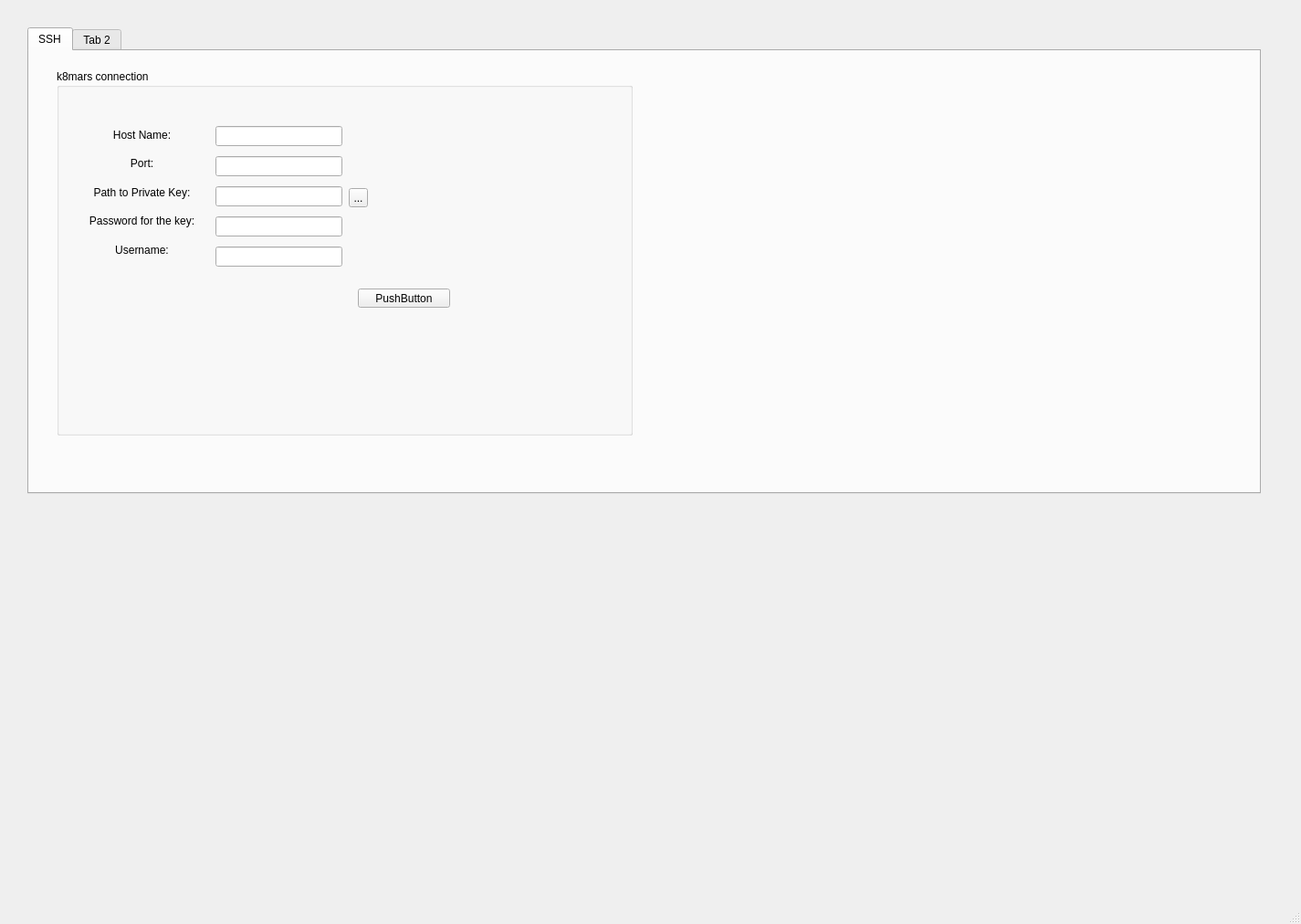
<?xml version="1.0" encoding="UTF-8"?>
<ui version="4.0">
 <class>MainWindow</class>
 <widget class="QMainWindow" name="MainWindow">
  <property name="geometry">
   <rect>
    <x>0</x>
    <y>0</y>
    <width>1425</width>
    <height>1012</height>
   </rect>
  </property>
  <property name="windowTitle">
   <string>wzlk8toolkit</string>
  </property>
  <widget class="QWidget" name="centralwidget">
   <widget class="QTabWidget" name="tabWidget">
    <property name="geometry">
     <rect>
      <x>30</x>
      <y>30</y>
      <width>1351</width>
      <height>511</height>
     </rect>
    </property>
    <property name="currentIndex">
     <number>0</number>
    </property>
    <widget class="QWidget" name="tab_SSH">
     <attribute name="title">
      <string>SSH</string>
     </attribute>
     <widget class="QGroupBox" name="groupBox">
      <property name="geometry">
       <rect>
        <x>30</x>
        <y>20</y>
        <width>631</width>
        <height>401</height>
       </rect>
      </property>
      <property name="title">
       <string>k8mars connection</string>
      </property>
      <widget class="QPushButton" name="pushButton">
       <property name="geometry">
        <rect>
         <x>330</x>
         <y>240</y>
         <width>101</width>
         <height>21</height>
        </rect>
       </property>
       <property name="text">
        <string>PushButton</string>
       </property>
      </widget>
      <widget class="QToolButton" name="toolButton_selectPKeyPath">
       <property name="geometry">
        <rect>
         <x>320</x>
         <y>130</y>
         <width>21</width>
         <height>21</height>
        </rect>
       </property>
       <property name="text">
        <string>...</string>
       </property>
      </widget>
      <widget class="QWidget" name="layoutWidget">
       <property name="geometry">
        <rect>
         <x>174</x>
         <y>57</y>
         <width>139</width>
         <height>169</height>
        </rect>
       </property>
       <layout class="QVBoxLayout" name="verticalLayout">
        <item>
         <widget class="QLineEdit" name="hostIpInput"/>
        </item>
        <item>
         <widget class="QLineEdit" name="portInput"/>
        </item>
        <item>
         <widget class="QLineEdit" name="pathToPrivateKeyInput"/>
        </item>
        <item>
         <widget class="QLineEdit" name="pswdToKeyInput">
          <property name="echoMode">
           <enum>QLineEdit::Password</enum>
          </property>
         </widget>
        </item>
        <item>
         <widget class="QLineEdit" name="UsrnInput"/>
        </item>
       </layout>
      </widget>
      <widget class="QWidget" name="layoutWidget">
       <property name="geometry">
        <rect>
         <x>30</x>
         <y>59</y>
         <width>127</width>
         <height>151</height>
        </rect>
       </property>
       <layout class="QVBoxLayout" name="verticalLayout_2">
        <item>
         <widget class="QLabel" name="label">
          <property name="text">
           <string>Host Name:</string>
          </property>
          <property name="alignment">
           <set>Qt::AlignCenter</set>
          </property>
         </widget>
        </item>
        <item>
         <widget class="QLabel" name="label_2">
          <property name="text">
           <string>Port:</string>
          </property>
          <property name="alignment">
           <set>Qt::AlignCenter</set>
          </property>
         </widget>
        </item>
        <item>
         <widget class="QLabel" name="label_3">
          <property name="text">
           <string>Path to Private Key:</string>
          </property>
          <property name="alignment">
           <set>Qt::AlignCenter</set>
          </property>
         </widget>
        </item>
        <item>
         <widget class="QLabel" name="label_4">
          <property name="text">
           <string>Password for the key:</string>
          </property>
          <property name="alignment">
           <set>Qt::AlignCenter</set>
          </property>
         </widget>
        </item>
        <item>
         <widget class="QLabel" name="label_5">
          <property name="text">
           <string>Username:</string>
          </property>
          <property name="alignment">
           <set>Qt::AlignCenter</set>
          </property>
         </widget>
        </item>
       </layout>
      </widget>
     </widget>
    </widget>
    <widget class="QWidget" name="tab_2">
     <attribute name="title">
      <string>Tab 2</string>
     </attribute>
    </widget>
   </widget>
  </widget>
  <widget class="QMenuBar" name="menubar">
   <property name="geometry">
    <rect>
     <x>0</x>
     <y>0</y>
     <width>1425</width>
     <height>26</height>
    </rect>
   </property>
  </widget>
  <widget class="QStatusBar" name="statusbar"/>
 </widget>
 <resources/>
 <connections>
  <connection>
   <sender>toolButton_selectPKeyPath</sender>
   <signal>clicked()</signal>
   <receiver>pathToPrivateKeyInput</receiver>
   <slot>paste()</slot>
   <hints>
    <hint type="sourcelabel">
     <x>392</x>
     <y>243</y>
    </hint>
    <hint type="destinationlabel">
     <x>338</x>
     <y>241</y>
    </hint>
   </hints>
  </connection>
 </connections>
</ui>
